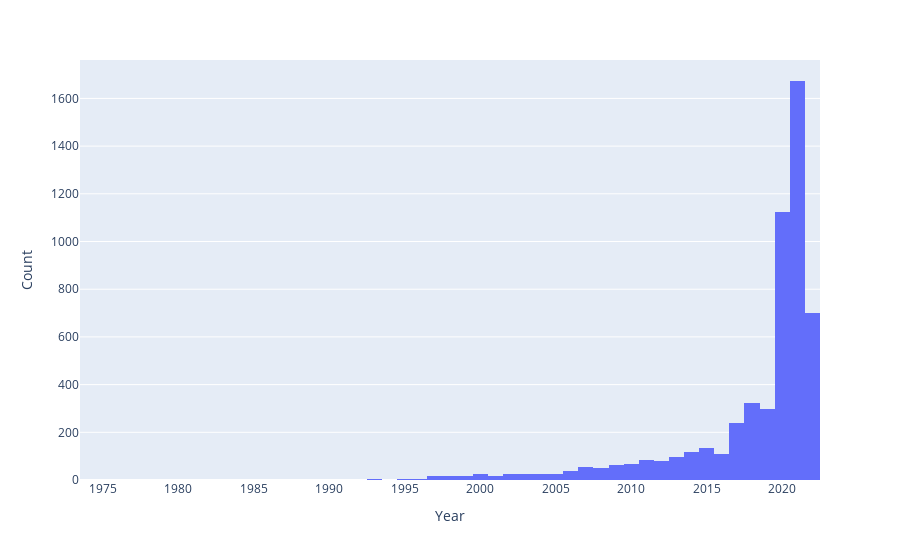

The notebook cell saved with this chart:
### Code cell
# Convert the Date of Launch column to a datetime object
objects_in_orbit['Date of Launch'] = pd.to_datetime(
    objects_in_orbit['Date of Launch'])

# Create a dataframe from the year of the Date of Launch column
launch_years_df = objects_in_orbit['Date of Launch'].dt.year.value_counts(
).to_frame()
launch_years_df = launch_years_df.rename(columns={'Date of Launch': 'Count'})
# Rename the index to 'Year'
launch_years_df.index.name = 'Year'
launch_years_df = launch_years_df.reset_index()

# Plot a histogram of the launch years with 50 bins

launch_years_df.plot.hist(
    x='Year', y='Count',  nbins=50,  labels={
        "Count": "Count"
    }).update_layout(yaxis_title="Count").update_yaxes(nticks=10)

### Figure 1 — Plotly figure (JSON) as saved in the notebook; plotly's stock layout.template omitted (floating-point values rounded to 4 significant figures)
{"data": [{"alignmentgroup": "True", "bingroup": "x", "histfunc": "sum", "hovertemplate": "Year=%{x}<br>sum of Count=%{y}<extra></extra>", "legendgroup": "", "marker": {"color": "#636efa", "pattern": {"shape": ""}}, "name": "", "nbinsx": 50, "offsetgroup": "", "orientation": "v", "showlegend": false, "type": "histogram", "x": [2021, 2020, 2022, 2018, 2019, 2017, 2015, 2014, 2016, 2013, 2011, 2012, 2010, 2009, 2007, 2008, 2006, 2000, 2005, 2002, 2004, 2003, 1999, 1997, 1998, 2001, 1996, 1995, 1993, 1990, 1994, 1974, 1989, 1992, 1988, 1991], "xaxis": "x", "y": [1673, 1122, 699, 321, 299, 240, 135, 118, 111, 96, 84, 80, 66, 61, 55, 49, 39, 27, 27, 25, 25, 25, 18, 17, 17, 16, 4, 4, 3, 2, 2, 1, 1, 1, 1, 1], "yaxis": "y"}], "layout": {"barmode": "relative", "legend": {"tracegroupgap": 0}, "margin": {"t": 60}, "xaxis": {"anchor": "y", "domain": [0, 1], "title": {"text": "Year"}}, "yaxis": {"anchor": "x", "domain": [0, 1], "nticks": 10, "title": {"text": "Count"}}}}
